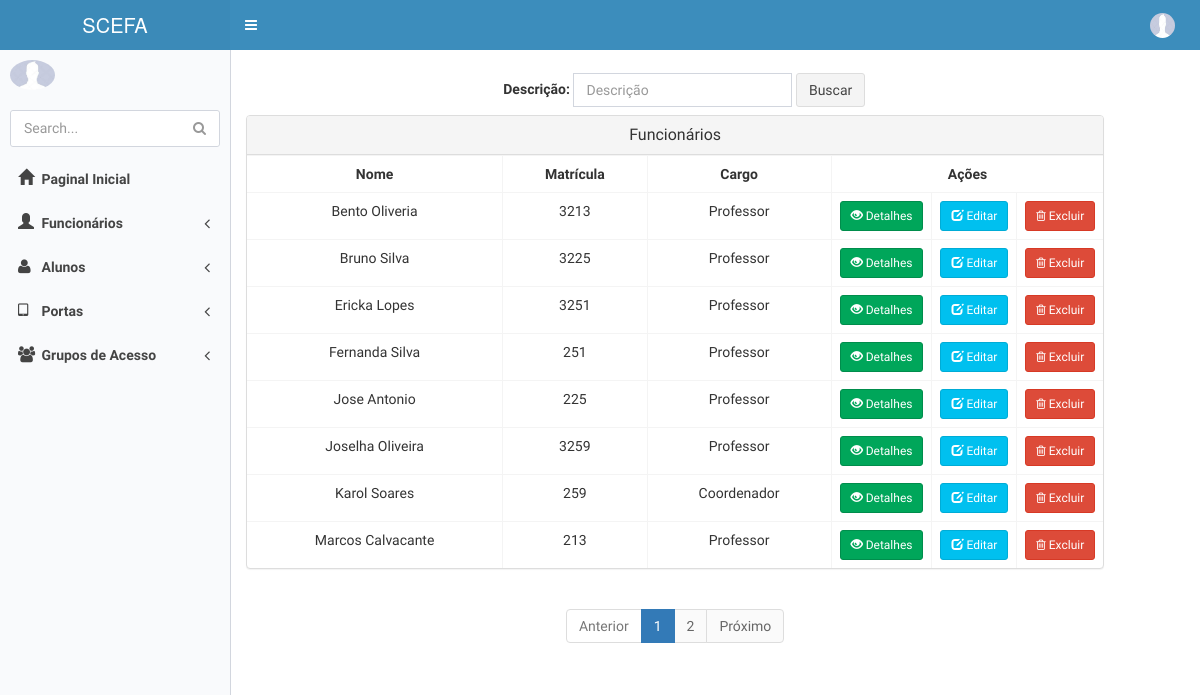
/funcionario/list (signed in), run on the app's committed database.
### appPonto/models.py (models this page shows, shortened)
class Pessoa(User):
    nome = models.CharField("Nome", max_length=255)
    cpf = models.CharField('CPF', max_length=14, unique=True)
    sexos = (('Masculino', 'Masculino'),
             ('Feminino', 'Feminino'),)
    sexo = models.CharField(max_length=30, choices=sexos)
    Email = models.EmailField("E-mail", max_length=200)
    telefone = models.CharField("Telefone", max_length=20)
    dataNascimento = models.DateField('Data de Nascimento', max_length=10)
    endereco = models.CharField('Endereço', max_length=200, null=True)
    id_digital = models.IntegerField(null=True, blank=True, unique=True)
    img_dital = models.CharField(null=True, max_length=100, blank=True)
    Situacoes = (
        ('Ativo', 'Ativo'),
        ('Desativado', 'Desativado'),
    )
    situacao = models.CharField('Situação',
                                max_length=30,
                                choices=Situacoes,
                                )
    foto = models.ImageField(
        upload_to='fotos', verbose_name='foto',
        null=True, blank=True)
    class Meta: permissions = (('view_pessoa', 'Can see pessoa'),)

class Funcionario(Pessoa):
    matricula = models.CharField("Matricula", max_length=20, unique=True)
    cargo = models.ForeignKey(Cargo,on_delete=models.PROTECT,verbose_name="Cargo")
    dataAdmissao = models.DateField('Data de Admissão', default=timezone.now)
    salario = models.DecimalField("Salário", max_digits=10, decimal_places=2, null=True)
    class Meta: permissions = (('view_funcionario', 'Can see funcionario'),)

class Pessoa(User):
    nome = models.CharField("Nome", max_length=255)
    cpf = models.CharField('CPF', max_length=14, unique=True)
    sexos = (('Masculino', 'Masculino'),
             ('Feminino', 'Feminino'),)
    sexo = models.CharField(max_length=30, choices=sexos)
    Email = models.EmailField("E-mail", max_length=200)
    telefone = models.CharField("Telefone", max_length=20)
    dataNascimento = models.DateField('Data de Nascimento', max_length=10)
    endereco = models.CharField('Endereço', max_length=200, null=True)
    id_digital = models.IntegerField(null=True, blank=True, unique=True)
    img_dital = models.CharField(null=True, max_length=100, blank=True)
    Situacoes = (
        ('Ativo', 'Ativo'),
        ('Desativado', 'Desativado'),
    )
    situacao = models.CharField('Situação',
                                max_length=30,
                                choices=Situacoes,
                                )
    foto = models.ImageField(
        upload_to='fotos', verbose_name='foto',
        null=True, blank=True)
    class Meta: permissions = (('view_pessoa', 'Can see pessoa'),)

class Cargo(models.Model):
    nome_funcao = models.CharField('Nome da função',max_length=200)
    departamento = models.ForeignKey(Departamento,on_delete=models.PROTECT,verbose_name="Departamento")
    class Meta: permissions = (('view_cargo', 'Can see cargo'),)
    def __str__(self):
        return self.nome_funcao

### appPonto/views.py (the view)
# urls.py: url(r'^funcionario/list$', funcionario_list, name='funcionario_list'),
@permission_required('appPonto.view_funcionario',login_url='erro_permissao')
def funcionario_list(request):
    criterio = request.GET.get('criterio')
    if criterio:
        funcionarios = Funcionario.objects.filter(~Q(cargo__nome_funcao__contains='Administrador'),
                                                  nome__icontains=criterio).order_by('nome')
    else:
        funcionarios = Funcionario.objects.filter(~Q(cargo__nome_funcao__contains='Administrador')).order_by('nome')
        criterio =""
    paginator = Paginator(funcionarios, 8)
    page = request.GET.get('page')
    try:
        funcionarios = paginator.page(page)
    except PageNotAnInteger:
        funcionarios=paginator.page(1)
    except EmptyPage:
        funcionarios = paginator.page(paginator.num_pages)
    dados={'funcionarios':funcionarios,'criterio':criterio,'paginator':paginator,'page_obj':funcionarios}
    return render(request, 'Funcionario/funcionario_list.html',dados)

### templates/Funcionario/funcionario_list.html (shortened to what this page needs)
{% extends 'base.html' %}
{% block conteudo %}
    <section class="container-fluid">
        <div class="row">
           <fieldset>
             <div class="col-sm-6 col-sm-offset-3">
                 <form class="navbar-form navbar-left" role="search" method="get" action="">
                    <div class="form-group">
                      <label>Descrição:</label>
                        <input type="text" id="criterio" name="criterio" value="{{ criterio }}" class="form-control" placeholder="Descrição">
                    </div>
                    <button type="submit" class="btn btn-default">Buscar</button>
                 </form>
             </div>
            </fieldset>
            <div class="col-sm-11 col-sm-offset-0">
                <div class="panel panel-default">
                    <div class="panel-heading">
                        <h3 class="panel-title" style="text-align: center;">Funcionários</h3>
                    </div>
                    <div class="table-responsive">
                    <table class="table table-bordered">
                        <tr>
                            <th>Nome</th>
                            <th>Matrícula</th>
                            <th>Cargo</th>
                            <th colspan="3">Ações</th>
                        </tr>
                        {% for funcionario in funcionarios %}
                            <tr>
                                <td>{{ funcionario.nome }}</td>
                                <td>{{ funcionario.matricula }}</td>
                                <td>{{ funcionario.cargo }}</td>
                                <td style="width: 10px">
                                    <a href="{% url 'funcionario_detail' funcionario.pk %}"
                                       class="btn btn-success btn-sm">
                                        <span class="glyphicon glyphicon-eye-open"></span> Detalhes
                                    </a>
                                </td>
                                <td style="width: 10px"><a href="{% url 'funcionario_update' funcionario.pk %}"
                                                           class="btn btn-info btn-sm">
                                    <span class="glyphicon glyphicon-edit"></span> Editar
                                </a>
                                </td>
                                <td style="width: 10px"><a href="{% url 'funcionario_delete' funcionario.pk %}"
                                                           class="btn btn-danger btn-sm">
                                    <span class="fa fa-trash-o"></span> Excluir
                                </a>
                                </td>
                            </tr>
                        {% endfor %}
                    </table>
                    </div>
                </div>
                {% include 'utils/paginacao.html' %}
            </div>
        </div>
    </section>
{% endblock %}

### templates/base.html (shortened to what this page needs)
{% load staticfiles %}
<!DOCTYPE html>
<html lang="en">
    <head>
        <link rel="stylesheet" href="//maxcdn.bootstrapcdn.com/bootstrap/3.2.0/css/bootstrap.min.css">
        <link href="http://code.jquery.com/ui/1.10.3/themes/smoothness/jquery-ui.css" rel="stylesheet" />
        <link href="{% static "appPonto/css/font-awesome.min.css" %}" rel="stylesheet">
        <link href="{% static "appPonto/css/AdminLTE.min.css" %}" rel="stylesheet">
        <link href="{% static "appPonto/css/_all-skins.min.css" %}" rel="stylesheet">
        <link href="{% static "appPonto/css/blue.css" %}" rel="stylesheet">
    <head>
     <body class="hold-transition skin-blue-light sidebar-mini">
        <div class="wrapper">
            <header class="main-header">
                <a href="{% url 'home' %}" class="logo">
                    <span class="logo-lg">SCEFA</span>
                </a>
                <nav class="navbar navbar-static-top">
                    <a href="#" class="sidebar-toggle" data-toggle="offcanvas" role="button">
                    </a>
                    <div class="navbar-custom-menu">
                        <ul class="nav navbar-nav">
                            <li class="dropdown user user-menu">
                                <a href="#" class="dropdown-toggle" data-toggle="dropdown">
                                    {% if request.user.pessoa.foto %}
                                        <img src="{{ request.user.pessoa.foto.url }}" class="user-image"
                                             alt="User Image"/>
                                    {% else %}
                                        <img src="{% static 'appPonto/img/padrao.jpg' %}" class="user-image"
                                             alt="User Image"/>
                                    {% endif %}
                                </a>
                            </li>
                        </ul>
                    </div>
                </nav>
            </header>
            <aside class="main-sidebar">
                <section class="sidebar">
                    <div class="user-panel">
                        <div class="pull-left image">
                            {% if request.user.pessoa.foto %}
                                <img src="{{ request.user.pessoa.foto.url }}" class="img-circle" alt="User Image"/>
                            {% else %}
                                <img src="{% static 'appPonto/img/padrao.jpg' %}" class="img-circle" alt="User Image"/>
                            {% endif %}
                        </div>
                        <div class="pull-left info">
                        </div>
                    </div>
                    <form action="#" method="get" class="sidebar-form">
                        <div class="input-group">
                            <input type="text" name="q" class="form-control" placeholder="Search..."/>
                            <span class="input-group-btn">
                                <button type="submit" name="search" id="search-btn" class="btn btn-flat"><i class="fa fa-search"></i>
                                </button>
                            </span>
                        </div>
                    </form>
                    <ul class="sidebar-menu">
                        <li class="treeview">
                            <a href="{% url 'home' %}">
                                <i class="far glyphicon glyphicon-home"></i>
                                <span>Paginal Inicial</span>
                            </a>
                        </li>
                        {% if  perms.appPonto.view_funcionario %}
                        <li class="treeview">
                            <a href="#">
                                <i class="far glyphicon glyphicon-user"></i>
                                <span>Funcionários</span>
                                <span class="pull-right-container">
                                    <i class="far fa fa-angle-left pull-right"></i>
                                </span>
                            </a>
                        </li>
                            <li class="user-o">
                            <a href="#">
                                <i class="far fa fa-user"></i>
                                <span>Alunos</span>
                                <span class="pull-right-container">
                                    <i class="far fa fa-angle-left pull-right"></i>
                                </span>
                            </a>
                        </li>
                        <li class="treeview">
                            <a href="#">
                                <i class="far fa fa-tablet"></i> <span>Portas</span>
                                <span class="pull-right-container">
                                    <i class="far fa fa-angle-left pull-right"></i>
                                </span>
                            </a>
                        </li>
                            <li class="treeview">
                                <a href="#">
                                    <i class="far fa fa-users"></i> <span>Grupos de Acesso</span>
                                <span class="pull-right-container">
                                    <i class="far fa fa-angle-left pull-right"></i>
                                </span>
                            </a>
                        </li>
                    {% endif %}
                    </ul>
                </section>
            </aside>
            <div class="branco content-wrapper">
                <section class="content-header">
                    <div class="row">
                        <div align="center">
                            {% block conteudo %}
                            {% endblock %}
                        </div>
                    </div>
                </section>
            </div>
        </div>
    </body>
</html>

### templates/utils/paginacao.html
  <nav>
    <ul class="pagination">
      {% if page_obj.has_previous %}
        <li>
          <a href="?page={{ page_obj.previous_page_number }}">
            <span>Anterior</span>
          </a>
        </li>
      {% else %}
        <li class="disabled">
          <a href="#">
            <span>Anterior</span>
          </a>
        </li>
      {% endif %}
      {% for page in paginator.page_range %}
        <li {% if page == page_obj.number %}class="active"{% endif %}>
          <a href="?page={{ page }}">{{ page }}</a>
        </li>
      {% endfor %}
      {% if page_obj.has_next %}
        <li>
          <a href="?page={{ page_obj.next_page_number }}">
            <span>Próximo</span>
          </a>
        </li>
      {% else %}
        <li {% if not page_obj.has_next %}class="disabled"{% endif %}>
          <a href="#">
            <span>Próximo</span>
          </a>
        </li>
      {% endif %}
    </ul>
  </nav>

### templates/base.html (style rules this page uses)
body { background-color: blue; }
.far { font-size:16px; }
.branco { background-color: white }

### templates/Funcionario/funcionario_list.html (style rules this page uses)
td,th { text-align: center; }

### data on the page
Funcionario: nome "Bento Oliveria", matricula "3213", cargo "Professor"
Funcionario: nome "Bruno Silva", matricula "3225", cargo "Professor"
Funcionario: nome "Ericka Lopes", matricula "3251", cargo "Professor"
Funcionario: nome "Fernanda Silva", matricula "251", cargo "Professor"
Funcionario: nome "Jose Antonio", matricula "225", cargo "Professor"
Funcionario: nome "Joselha Oliveira", matricula "3259", cargo "Professor"
Funcionario: nome "Karol Soares", matricula "259", cargo "Coordenador"
Funcionario: nome "Marcos Calvacante", matricula "213", cargo "Professor"

### other printed values
{{ page }} "1" "2"
